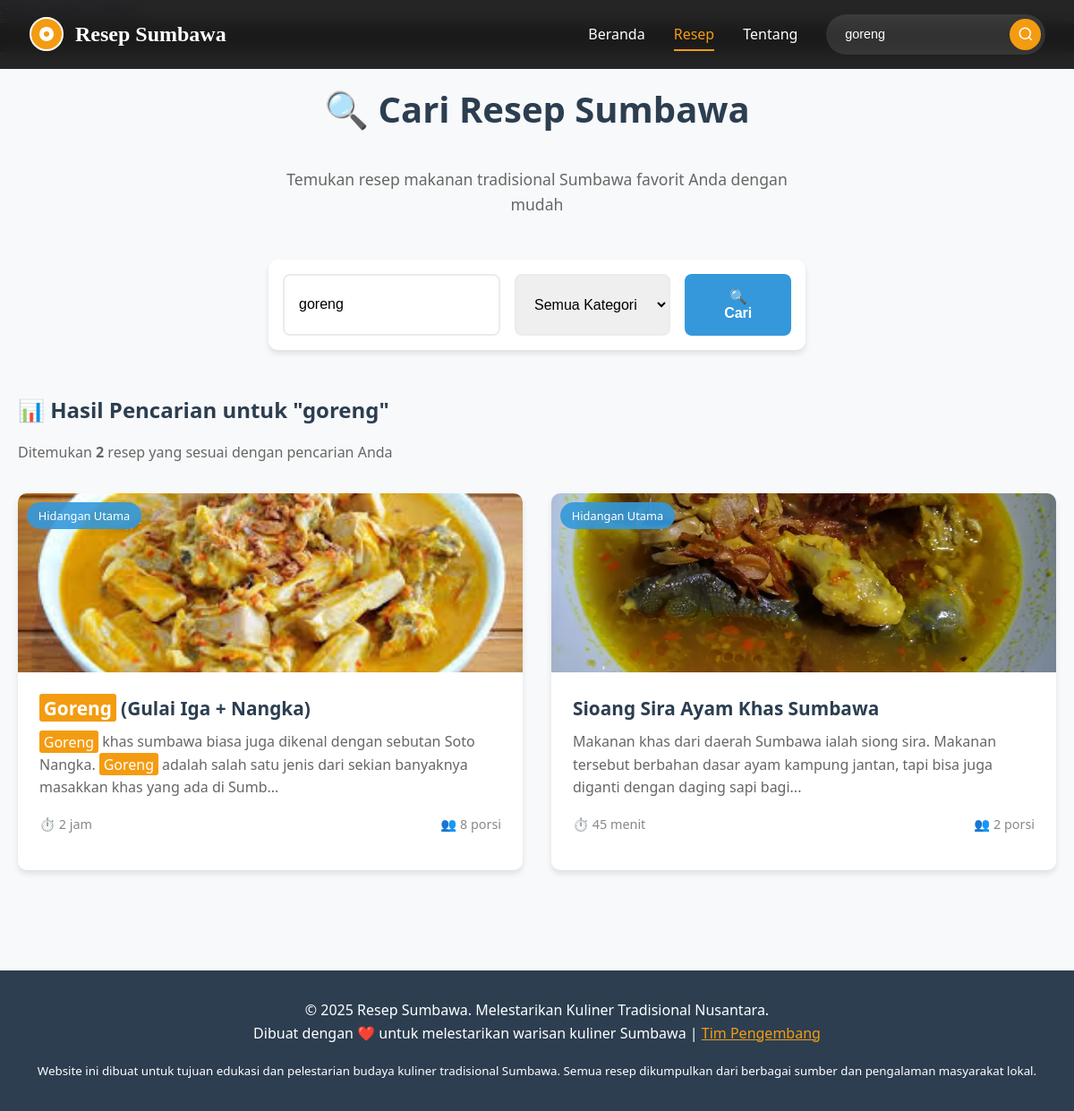
Page /cari_resep.php?keyword=goreng on the committed database.
### tables this page shows
CREATE TABLE resep (
    id_resep INT AUTO_INCREMENT PRIMARY KEY,
    nama_resep VARCHAR(100) NOT NULL,
    deskripsi TEXT NOT NULL,
    waktu_memasak INT,
    porsi INT DEFAULT 2,
    gambar VARCHAR(255),
    id_kategori INT,
    id_pengguna INT,
    created_at TIMESTAMP DEFAULT CURRENT_TIMESTAMP,
    updated_at TIMESTAMP DEFAULT CURRENT_TIMESTAMP ON UPDATE CURRENT_TIMESTAMP,
    FOREIGN KEY (id_kategori) REFERENCES kategori(id_kategori),
    FOREIGN KEY (id_pengguna) REFERENCES pengguna(id_pengguna)
);

CREATE TABLE kategori (
    id_kategori INT AUTO_INCREMENT PRIMARY KEY,
    nama_kategori VARCHAR(50) NOT NULL
);

### config/koneksi.php (called while the page is built, shortened)
<?php
function escape($string) {
    return htmlspecialchars($string, ENT_QUOTES, 'UTF-8');
}
function formatWaktu($menit) {
    if ($menit >= 60) {
        $jam = floor($menit / 60);
        $sisaMenit = $menit % 60;
        return $jam . " jam" . ($sisaMenit > 0 ? " " . $sisaMenit . " menit" : "");
    }
    return $menit . " menit";
}
?>

### cari_resep.php (the view, shortened to what this page needs)
<?php
require_once 'config/koneksi.php';
include 'includes/header.php';
$keyword = isset($_GET['keyword']) ? trim($_GET['keyword']) : '';
$kategoriId = isset($_GET['kategori']) ? (int)$_GET['kategori'] : 0;
$hasSearch = !empty($keyword) || $kategoriId > 0;
$resepPerHalaman = 6;
$halamanSekarang = isset($_GET['halaman']) ? (int)$_GET['halaman'] : 1;
$offset = ($halamanSekarang - 1) * $resepPerHalaman;
$resepList = [];
$totalResep = 0;
if ($hasSearch) {
    try {
        $conditions = [];
        $params = [];
        if (!empty($keyword)) {
            $conditions[] = "(r.nama_resep LIKE :keyword OR r.deskripsi LIKE :keyword)";
            $params[':keyword'] = '%' . $keyword . '%';
        }
        $whereClause = implode(' AND ', $conditions);
        $stmtTotal = $pdo->prepare("
            SELECT COUNT(*) as total
            FROM resep r
            WHERE $whereClause
        ");
        foreach ($params as $key => $value) {
            $stmtTotal->bindValue($key, $value);
        }
        $stmtTotal->execute();
        $totalResep = $stmtTotal->fetch()['total'];
        $orderBy = !empty($keyword) ?
            "ORDER BY
                CASE
                    WHEN r.nama_resep LIKE :exact_keyword THEN 1
                    WHEN r.nama_resep LIKE :start_keyword THEN 2
                    ELSE 3
                END,
                r.created_at DESC" :
            "ORDER BY r.created_at DESC";
        $stmt = $pdo->prepare("
            SELECT r.*, k.nama_kategori
            FROM resep r
            LEFT JOIN kategori k ON r.id_kategori = k.id_kategori
            WHERE $whereClause
            $orderBy
            LIMIT :limit OFFSET :offset
        ");
        foreach ($params as $key => $value) {
            $stmt->bindValue($key, $value);
        }
        if (!empty($keyword)) {
            $stmt->bindValue(':exact_keyword', $keyword);
            $stmt->bindValue(':start_keyword', $keyword . '%');
        }
        $stmt->bindValue(':limit', $resepPerHalaman, PDO::PARAM_INT);
        $stmt->bindValue(':offset', $offset, PDO::PARAM_INT);
        $stmt->execute();
        $resepList = $stmt->fetchAll();
    } catch(PDOException $e) {
        $error = "Error dalam pencarian: " . $e->getMessage();
    }
}
?>
<div class="container">
    <div style="text-align: center; margin-bottom: 3rem;">
        <h1 class="page-title">🔍 Cari Resep Sumbawa</h1>
        <p style="color: #666; font-size: 1.1rem; max-width: 600px; margin: 0 auto;">
            Temukan resep makanan tradisional Sumbawa favorit Anda dengan mudah
        </p>
    </div>
    <div style="max-width: 600px; margin: 0 auto 3rem;">
        <form action="/cari_resep.php" method="GET" style="display: flex; gap: 1rem; background: white; padding: 1rem; border-radius: 10px; box-shadow: 0 4px 6px rgba(0,0,0,0.1);">
            <input
                type="text"
                name="keyword"
                placeholder="Masukkan nama resep atau bahan..."
                value="<?php echo escape($keyword); ?>"
                style="flex: 1; padding: 1rem; border: 2px solid #e9ecef; border-radius: 8px; font-size: 1rem; outline: none; transition: border-color 0.3s ease;"
                onfocus="this.style.borderColor='#3498db'"
                onblur="this.style.borderColor='#e9ecef'"
            >
            <select name="kategori" style="padding: 1rem; border: 2px solid #e9ecef; border-radius: 8px; font-size: 1rem; outline: none; min-width: 150px;">
                <option value="">Semua Kategori</option>
            </select>
            <button
                type="submit"
                style="padding: 1rem 2rem; background: #3498db; color: white; border: none; border-radius: 8px; cursor: pointer; font-size: 1rem; font-weight: bold; transition: background 0.3s ease;"
                onmouseover="this.style.background='#2980b9'"
                onmouseout="this.style.background='#3498db'"
            >
                🔍 Cari
            </button>
        </form>
    </div>
    <?php if ($hasSearch): ?>
        <div style="margin-bottom: 2rem;">
            <h2 style="color: #2c3e50; margin-bottom: 1rem;">
                📊 Hasil Pencarian untuk "<?php echo escape($keyword); ?>"
            </h2>
            <p style="color: #666;">
                Ditemukan <strong><?php echo $totalResep; ?></strong> resep yang sesuai dengan pencarian Anda
            </p>
        </div>
        <?php if (empty($resepList)): ?>
            <div style="text-align: center; padding: 3rem; background: white; border-radius: 10px; box-shadow: 0 4px 6px rgba(0,0,0,0.1);">
                <div style="font-size: 4rem; margin-bottom: 1rem;">😔</div>
                <h3 style="color: #2c3e50; margin-bottom: 1rem;">Tidak Ada Resep Ditemukan</h3>
                <p style="color: #666; margin-bottom: 2rem;">
                    Maaf, tidak ada resep yang cocok dengan kata kunci "<strong><?php echo escape($keyword); ?></strong>".
                </p>
                <div style="background: #f8f9fa; padding: 1.5rem; border-radius: 8px; margin-bottom: 2rem;">
                    <h4 style="color: #2c3e50; margin-bottom: 1rem;">💡 Tips Pencarian:</h4>
                    <ul style="text-align: left; color: #666; max-width: 400px; margin: 0 auto;">
                        <li>Coba gunakan kata kunci yang lebih umum</li>
                        <li>Periksa ejaan kata kunci</li>
                        <li>Gunakan nama bahan atau jenis masakan</li>
                        <li>Coba kata kunci seperti "sepat", "barongko", "singang"</li>
                    </ul>
                </div>
                <a href="/index.php" class="btn btn-primary">
                    🏠 Lihat Semua Resep
                </a>
            </div>
        <?php else: ?>
            <div class="recipe-grid">
                <?php foreach ($resepList as $resep): ?>
                    <article class="recipe-card">
                        <div class="recipe-image-container">
                            <?php if (!empty($resep['gambar']) && file_exists($_SERVER['DOCUMENT_ROOT'] . $resep['gambar'])): ?>
                                <img
                                    src="<?php echo escape($resep['gambar']); ?>"
                                    alt="<?php echo escape($resep['nama_resep']); ?>"
                                    class="recipe-image"
                                    loading="lazy"
                                    onerror="this.src='/placeholder.svg?height=200&width=300&text=No+Image'"
                                >
                            <?php endif; ?>
                            <?php if (!empty($resep['nama_kategori'])): ?>
                                <div style="position: absolute; top: 10px; left: 10px; background: rgba(52, 152, 219, 0.9); color: white; padding: 0.3rem 0.8rem; border-radius: 15px; font-size: 0.8rem;">
                                    <?php echo escape($resep['nama_kategori']); ?>
                                </div>
                            <?php endif; ?>
                        </div>
                        <div class="recipe-content">
                            <h3 class="recipe-title">
                                <a href="/detail_resep.php?id_resep=<?php echo $resep['id_resep']; ?>" style="text-decoration: none; color: inherit;">
                                    <?php
                                    $namaResep = $resep['nama_resep'];
                                    if (!empty($keyword)) {
                                        $namaResep = preg_replace('/(' . preg_quote($keyword, '/') . ')/i', '<mark style="background: #f39c12; color: white; padding: 0.1rem 0.3rem; border-radius: 3px;">$1</mark>', $namaResep);
                                    }
                                    echo $namaResep;
                                    ?>
                                </a>
                            </h3>
                            <p class="recipe-description">
                                <?php
                                $deskripsi = $resep['deskripsi'];
                                if (strlen($deskripsi) > 150) {
                                    $deskripsi = substr($deskripsi, 0, 150) . '...';
                                }
                                if (!empty($keyword)) {
                                    $deskripsi = preg_replace('/(' . preg_quote($keyword, '/') . ')/i', '<mark style="background: #f39c12; color: white; padding: 0.1rem 0.3rem; border-radius: 3px;">$1</mark>', $deskripsi);
                                }
                                echo $deskripsi;
                                ?>
                            </p>
                            <div class="recipe-meta">
                                <span title="Waktu Memasak">
                                    ⏱️ <?php echo $resep['waktu_memasak'] ? formatWaktu($resep['waktu_memasak']) : 'Tidak diketahui'; ?>
                                </span>
                                <span title="Porsi">
                                    👥 <?php echo $resep['porsi']; ?> porsi
                                </span>
                            </div>
                        </div>
                    </article>
                <?php endforeach; ?>
            </div>
        <?php endif; ?>
    <?php endif; ?>
</div>
<?php include 'includes/footer.php'; ?>

### assets/css/style.css (style rules this page uses)
* { margin: 0; padding: 0; box-sizing: border-box; }
.recipe-card { background: white; border-radius: 10px; overflow: hidden; box-shadow: 0 4px 6px rgba(0, 0, 0, 0.1); transition: transform 0.3s ease, box-shadow 0.3s ease; cursor: pointer; text-decoration: none; color: inherit; display: block; }
body { font-family: "Segoe UI", Tahoma, Geneva, Verdana, sans-serif; line-height: 1.6; color: #333; background-color: #f8f9fa; }
.container { max-width: 1200px; margin: 0 auto; padding: 0 20px; }
.page-title { text-align: center; margin-bottom: 2rem; color: #2c3e50; font-size: 2.5rem; }
.recipe-grid { display: grid; grid-template-columns: repeat(auto-fit, minmax(300px, 1fr)); gap: 2rem; margin-bottom: 2rem; }
.recipe-card { background: white; border-radius: 10px; overflow: hidden; box-shadow: 0 4px 6px rgba(0, 0, 0, 0.1); transition: transform 0.3s ease, box-shadow 0.3s ease; }
.recipe-image { width: 100%; height: 200px; object-fit: cover; display: block; }
.recipe-content { padding: 1.5rem; }
.recipe-title { font-size: 1.3rem; margin-bottom: 0.5rem; color: #2c3e50; }
.recipe-description { color: #666; margin-bottom: 1rem; display: -webkit-box; -webkit-line-clamp: 3; -webkit-box-orient: vertical; overflow: hidden; }
.recipe-meta { display: flex; justify-content: space-between; margin-bottom: 1rem; font-size: 0.9rem; color: #888; }
html { scroll-behavior: smooth; }

### rows in the picture
resep: gambar (picture), id_kategori.nama_kategori "Hidangan Utama", nama_resep "Goreng (Gulai Iga + Nangka)", deskripsi "Goreng khas sumbawa biasa juga dikenal dengan sebutan Soto Nangka. Goreng adalah salah satu jenis dari sekian banyaknya masakkan khas yang ada di Sumb...", waktu_memasak "2 jam", porsi "8"
resep: gambar (picture), id_kategori.nama_kategori "Hidangan Utama", nama_resep "Sioang Sira Ayam Khas Sumbawa", deskripsi "Makanan khas dari daerah Sumbawa ialah siong sira. Makanan tersebut berbahan dasar ayam kampung jantan, tapi bisa juga diganti dengan daging sapi bagi...", waktu_memasak "45 menit", porsi "2"

### other values in the picture
$keyword "goreng"
$totalResep "2"
